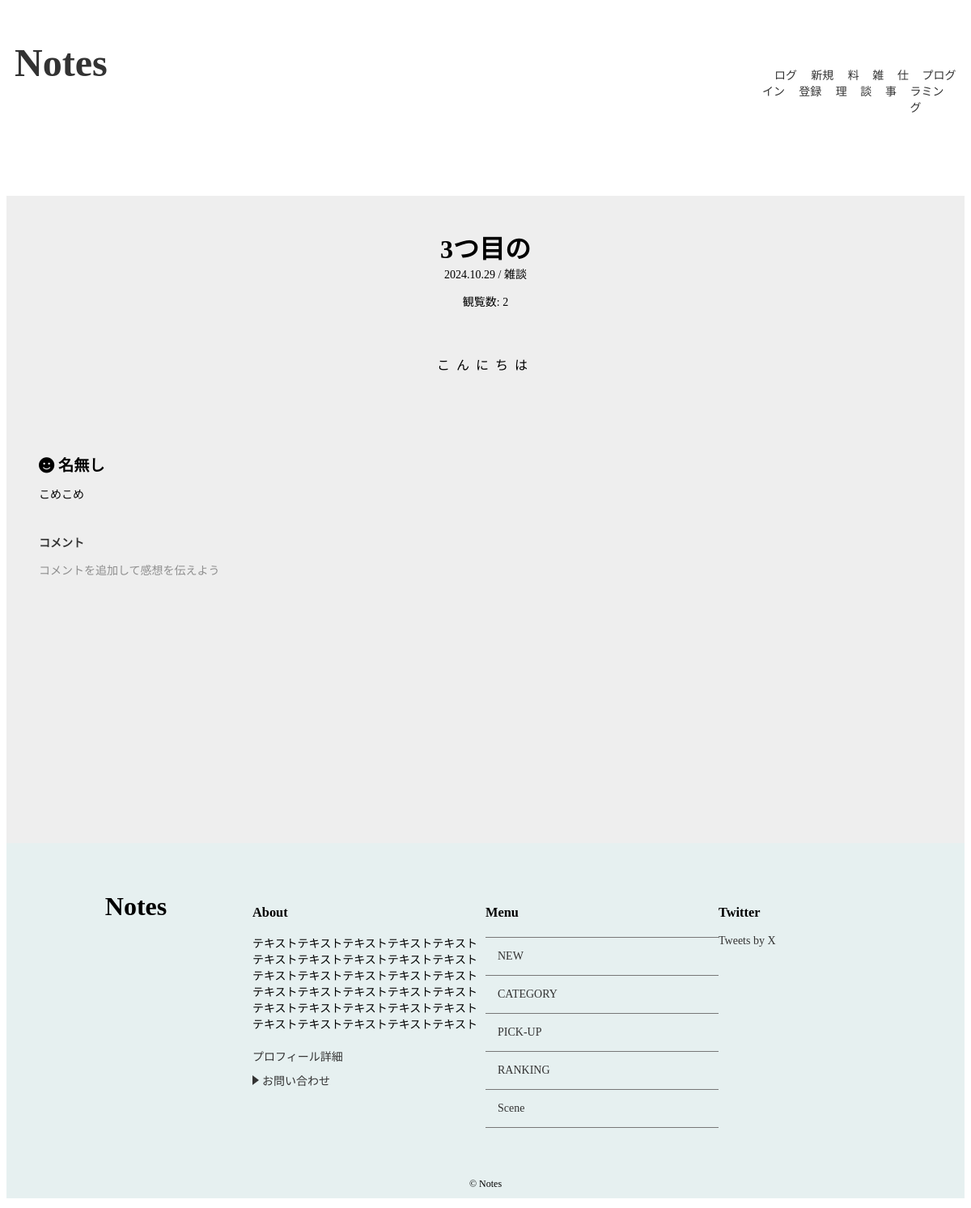
Screenshot of /detail/3/ with the database file from the repository.
### notes/models.py (models this page shows, shortened)
class Post(models.Model):
    title = models.CharField('タイトル',max_length=255)
    image = models.ImageField(upload_to='images',verbose_name='イメージ画像',null=True, blank=True)
    text = models.TextField('本文')
    author = models.ForeignKey(User, on_delete=models.CASCADE, verbose_name='著者', null=True, blank=True)
    created_at = models.DateTimeField('作成日',default=timezone.now)
    category = models.ForeignKey(Category,verbose_name='カテゴリ',on_delete=models.PROTECT)
    views = models.PositiveIntegerField(default=1)

class Category(models.Model):
    name = models.CharField('カテゴリ',max_length=30)
    image = models.ImageField(upload_to='category_images/', blank=True,null=True)
    created_at = models.DateField('作成日',default=timezone.now)
    def __str__(self):
        return self.name

class Comment(models.Model):
    name = models.CharField('コメント',max_length=30,default='名無し')
    text = models.TextField('本文')
    post = models.ForeignKey(Post,verbose_name='紐づく記事',on_delete=models.PROTECT)
    created_at = models.DateField('作成日',default=timezone.now)

### notes/views.py (the view)
# urls.py: path('detail/<int:pk>/',views.DetailView.as_view(),name='detail'),
class DetailView(generic.DetailView):
    model = Post
    def get(self, request, *args, **kwargs):
        response = super().get(request, *args, **kwargs)
        post = self.get_object()
        post.views += 1
        post.save()
        return response

### notes/context_processors.py (called while the page is built)
def common(repuest):
    context = {
        'category_list':Category.objects.all(),
    }
    return context

### notes/templates/notes/post_detail.html
{% extends 'notes/base.html' %}
{% load static %}
{% block extra_css %}
<link rel="stylesheet" href="{% static 'notes/css/detail.css' %}">
{% endblock %}
{% block content %}
{% if post %}
<div id="post-detail-container">
  <div id="post-detail" class="wrapper">
    <div id="post-detail-title">{{ post.title }}</div>
    <div id="post-detail-created_at">
      {{ post.created_at|date:"Y.m.d"}} / {{ post.category }}
    </div>
    <p>観覧数: {{ post.views }}</p>
    <div id="post-detail-text">
      {{ post.text|linebreaksbr }}
    </div>
    {% else %}
    <p>データが見つかりませんでした。</p>
  {% endif %}
  </div>
    <div id="post-detail-comments" class="wrapper">
    {% for comment in post.comment_set.all %}
    <div id="comment-content">
      <div id="comment-name">
        <i class="fa-solid fa-face-smile"></i> {{ comment.name }}
      </div>
      <div id="comment-text">
        {{ comment.text|linebreaksbr }}
      </div>
    </div>
    {% endfor %}
    <div id="comment-btn">
      <a  href="{% url 'notes:comment' post.pk %}">コメント</a>
      <p>コメントを追加して感想を伝えよう</p>
    </div>
  </div>
</div>
{% endblock %}

### notes/static/notes/css/index.css (style rules this page uses)
* { box-sizing: border-box; }
html { font-size: 100%; scroll-behavior: smooth; }
body { font-size: 0.875rem; background-color: #ffffff; }
a { color: #333; text-decoration: none; transform: all 0.5s; }
.wrapper { max-width: 1200px; margin: 0 auto; padding: 0 0; }
@media (min-width: 768px) { #post-detail-title { font-size: 1.5rem; } }
@media (min-width: 768px) { #post-detail-text { padding: 20px; } }

### notes/static/notes/css/detail.css (style rules this page uses)
#post-detail-container { max-width: 100%; background-color: #eeeeee; padding-top: 40px; padding-bottom: 40px; margin: 0 auto; min-height: 100vh; }
#post-detail { text-align: center; }
#post-detail-title { font-size: 2rem; font-weight: bold; }
#post-detail-text { max-width: 100%; padding: 40px 40px; box-sizing: border-box; word-wrap: break-word; font-size: 1rem; letter-spacing: 0.5em; line-height: 2; }
#post-detail-comments { padding: 40px 40px; }
#comment-content { margin-bottom: 40px; }
#comment-name { font-size: 1.2rem; font-weight: bold; padding: 12px 0 ; }
#comment-btn a { font-weight: bold; }
#comment-btn p { opacity: 0.4; }

### rows the page displays
Post: title "3つ目の", created_at "2024.10.29", category "雑談", views "2", text "こんにちは"
Comment: name "名無し", text "こめこめ"
